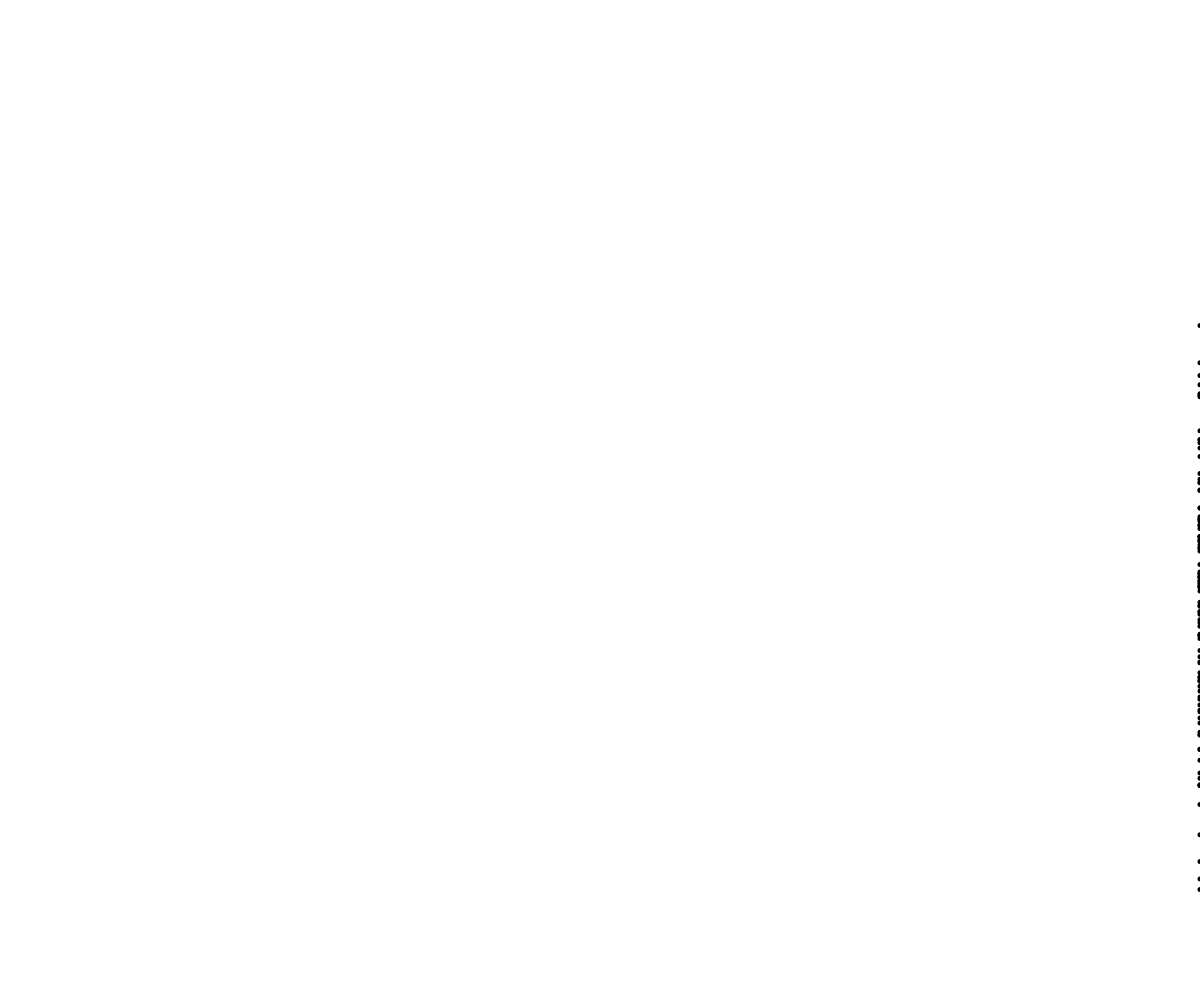
Frame 1 (no input)
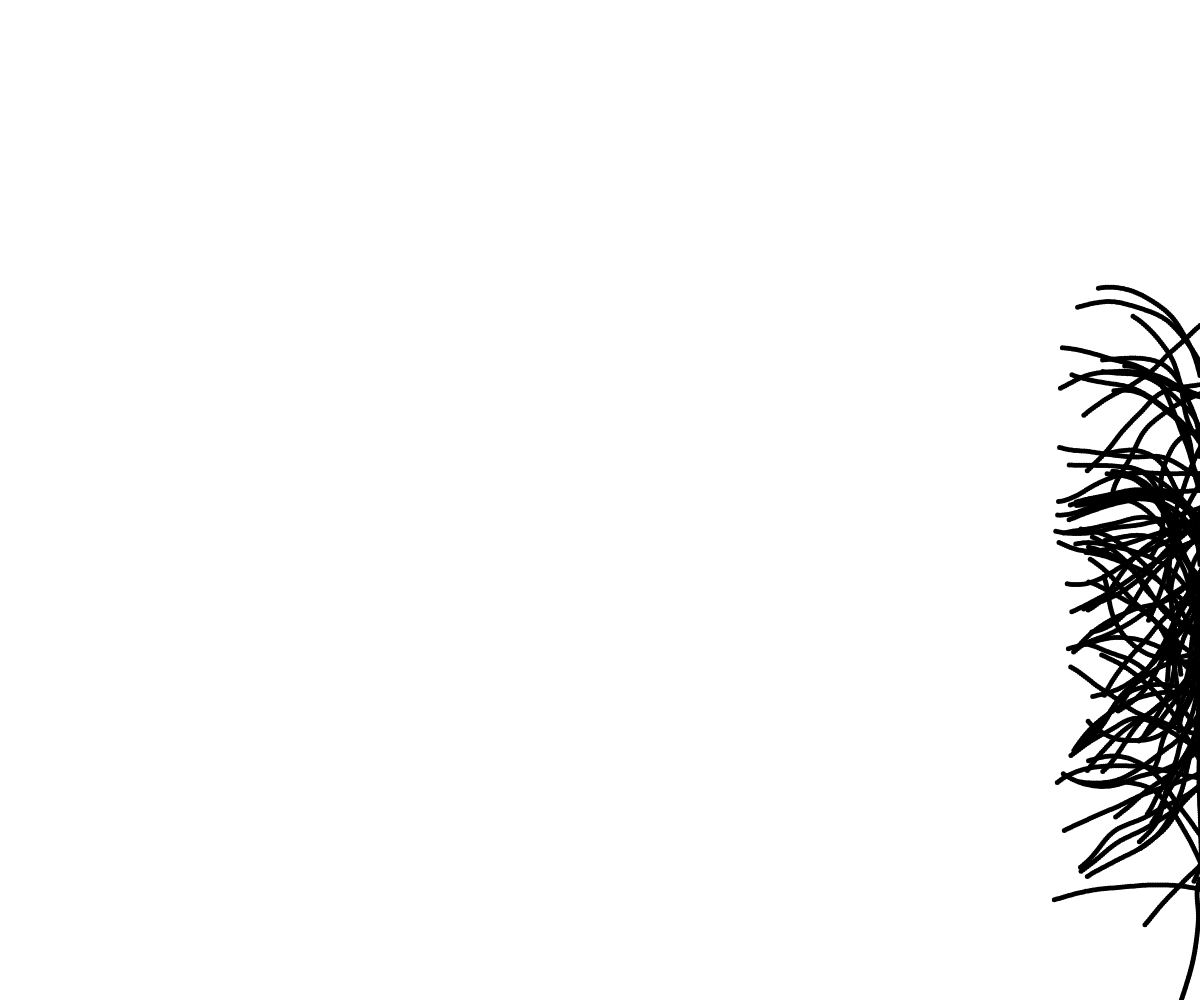
Frame 60 (no input)
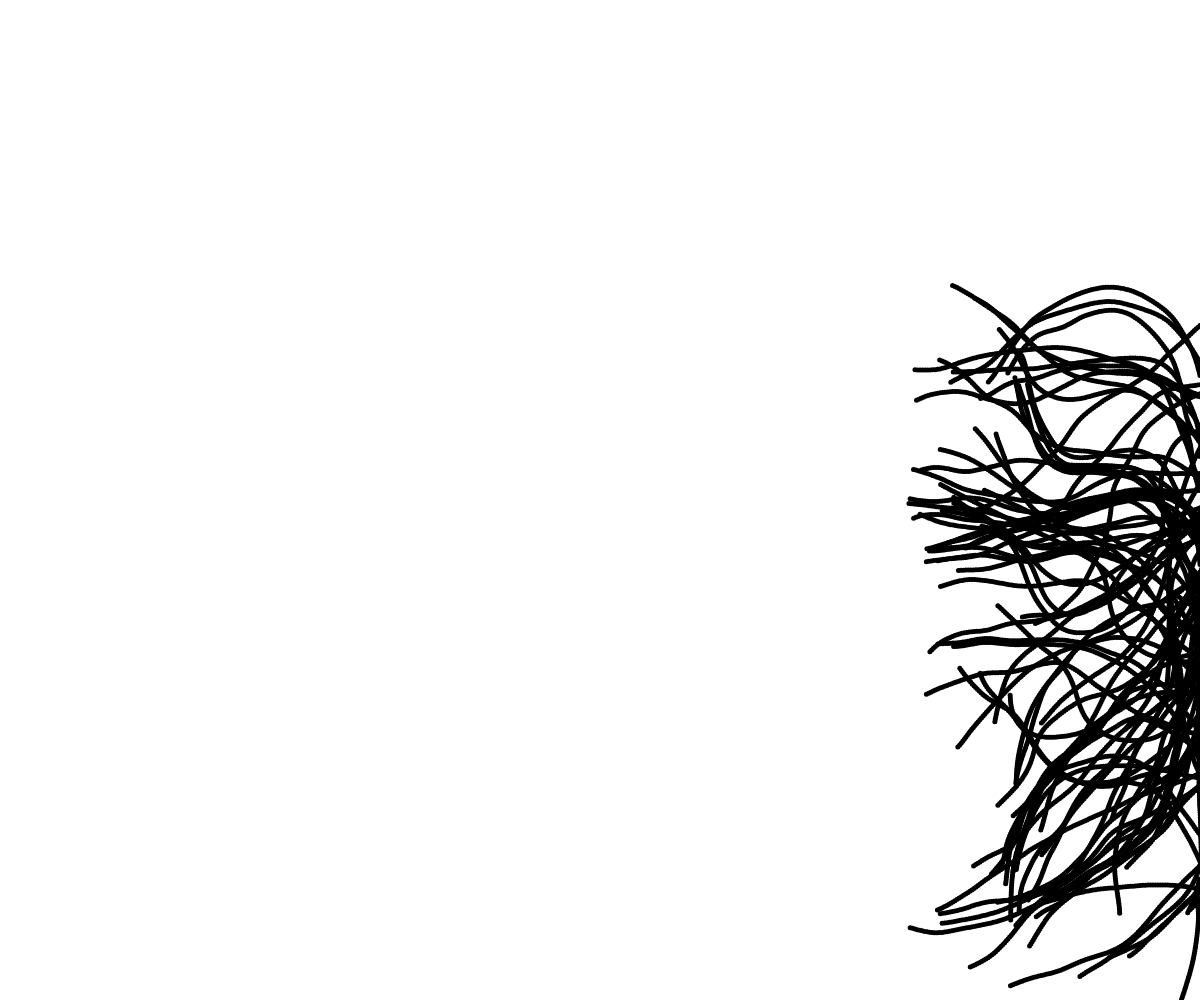
Frame 120 (the mouse pressed at the canvas centre since frame 60)

The p5.js sketch that drew these frames (run headless with seeded random() and noise() and a simulated clock; from frame 60 on, the mouse is pressed at the canvas centre):

// p5.js sketch
// ── sketch.js
const points = [];
const numPoints = 100;
const pointSize = 5;
const noiseScale = .005;
const maxAmp = 100;

function setup() {
  createCanvas(innerWidth, innerHeight);
  background(255);
  noStroke();
  fill(0);
  for(let i=0;i<numPoints;i++) {
    points.push({x:width,y:randomGaussian(width/2,width/10),d:pointSize,i});
  }
}

function draw() {
  for(const p of points) {
    circle(p.x,p.y,p.d);
    const speed = p.d/2;
    const a = noise(p.x*noiseScale,p.y*noiseScale,p.i*noiseScale*10)*TWO_PI;
    p.x += speed*cos(a);
    p.y += speed*sin(a);
  }
}
